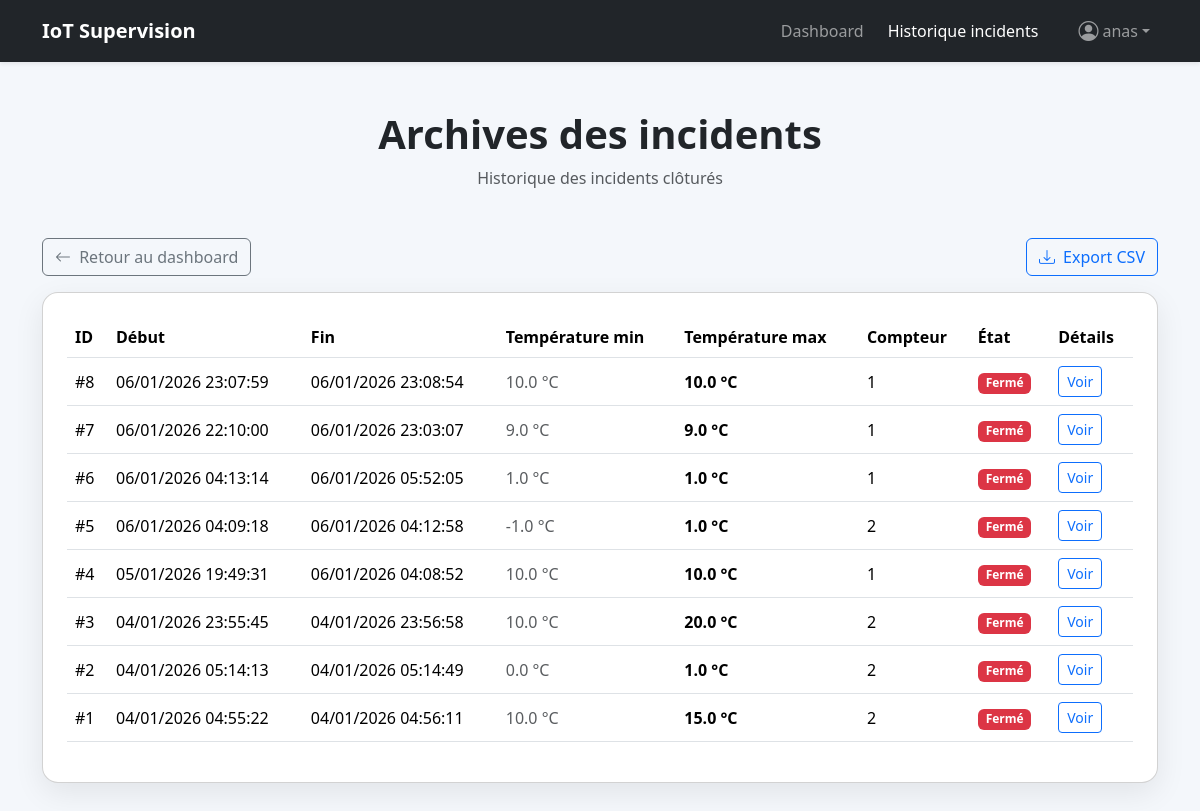
/incident/archive/ (signed in), run on an earlier commit of the app's database.
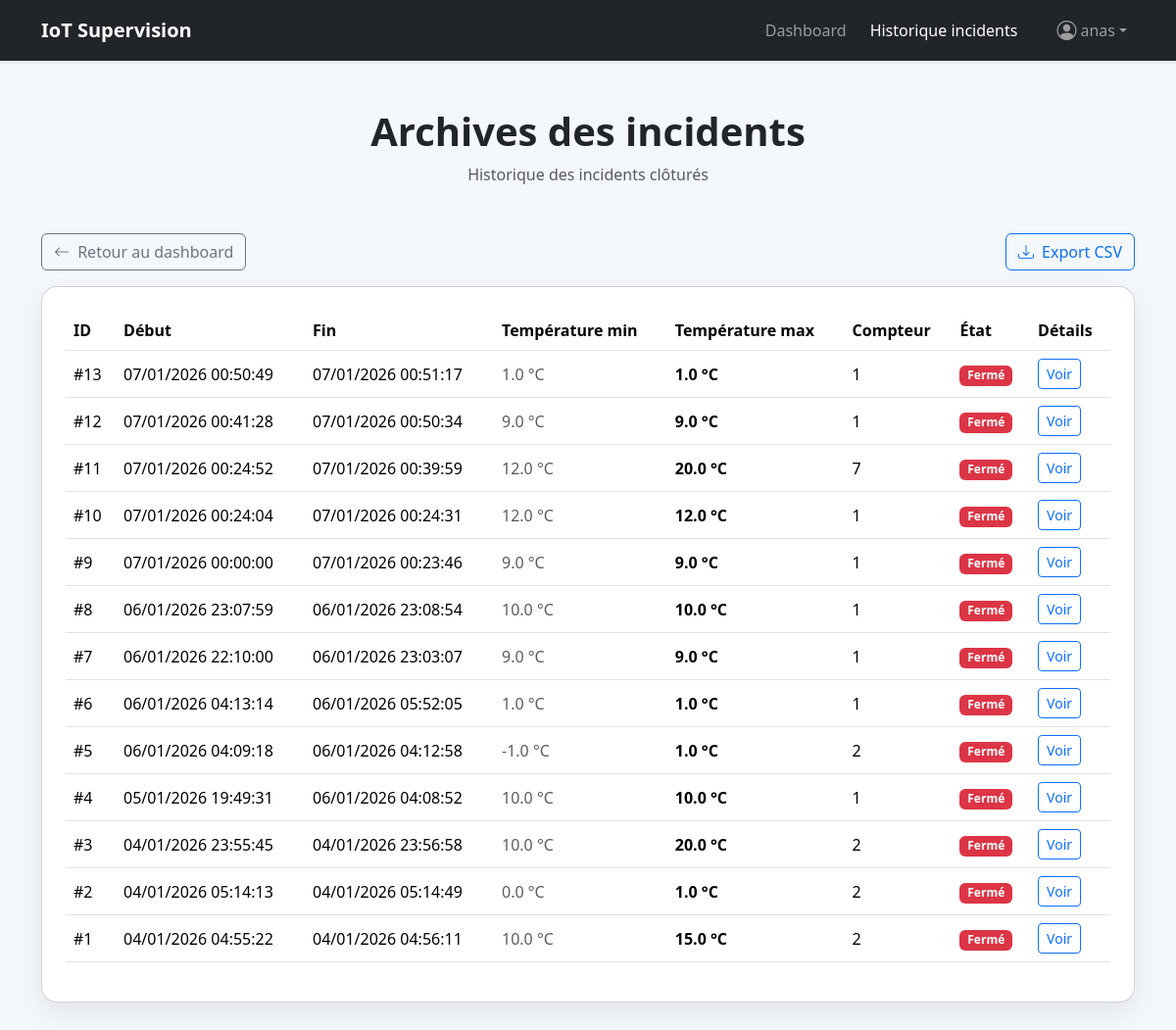
And on a later commit of the database.
### DHT/models.py (models this page shows, shortened)
class Incident(models.Model):
    start_at = models.DateTimeField(auto_now_add=True)
    end_at = models.DateTimeField(null=True, blank=True)
    is_open = models.BooleanField(default=True)
    counter = models.IntegerField(default=0)
    min_temp = models.FloatField(null=True, blank=True)
    max_temp = models.FloatField(default=0)
    op1_ack = models.BooleanField(default=False)
    op2_ack = models.BooleanField(default=False)
    op3_ack = models.BooleanField(default=False)
    op1_comment = models.TextField(blank=True)
    op2_comment = models.TextField(blank=True)
    op3_comment = models.TextField(blank=True)
    op1_saved_at = models.DateTimeField(null=True, blank=True)
    op2_saved_at = models.DateTimeField(null=True, blank=True)
    op3_saved_at = models.DateTimeField(null=True, blank=True)

### DHT/views.py (the view)
# urls.py: path("incident/archive/", views.incident_archive, name="incident_archive"),
@login_required
def incident_archive(request):
    incidents = Incident.objects.all().order_by("-start_at")
    return render(request, "incident_archive.html", {"incidents": incidents})

### templates/incident_archive.html (shortened to what this page needs)
<!doctype html>
<html lang="fr">
<head>
  <link href="https://cdn.jsdelivr.net/npm/bootstrap@5.3.2/dist/css/bootstrap.min.css" rel="stylesheet">
  <link href="https://cdn.jsdelivr.net/npm/bootstrap-icons@1.11.1/font/bootstrap-icons.css" rel="stylesheet">
</head>
<body>
<nav class="navbar navbar-dark navbar-expand-lg bg-dark shadow-sm">
  <div class="container">
    <a class="navbar-brand fw-bold" href="#">IoT Supervision</a>
    <div class="collapse navbar-collapse show">
      <ul class="navbar-nav ms-auto align-items-center gap-2">
        <li class="nav-item">
          <a class="nav-link" href="/">Dashboard</a>
        </li>
        <li class="nav-item">
          <a class="nav-link active" href="/incident/archive/">Historique incidents</a>
        </li>
        <li class="nav-item dropdown ms-3">
          <a class="nav-link dropdown-toggle d-flex align-items-center"
             href="#"
             role="button"
             data-bs-toggle="dropdown"
             aria-expanded="false">
            <i class="bi bi-person-circle fs-5 me-1"></i>
            {{ request.user.username }}
          </a>
        </li>
      </ul>
    </div>
  </div>
</nav>
<div class="container my-5 text-center">
  <h1 class="fw-bold">Archives des incidents</h1>
  <p class="text-muted">Historique des incidents clôturés</p>
</div>
<div class="container mb-3 d-flex justify-content-between align-items-center">
  <a href="/" class="btn btn-outline-secondary">
    <i class="bi bi-arrow-left me-1"></i> Retour au dashboard
  </a>
  <button id="export-incidents-csv" class="btn btn-outline-primary">
    <i class="bi bi-download me-1"></i> Export CSV
  </button>
</div>
<div class="container mb-5">
  <div class="card card-box p-4">
    <div class="table-responsive">
      <table class="table align-middle">
        <thead>
          <tr>
            <th>ID</th>
            <th>Début</th>
            <th>Fin</th>
            <th>Température min</th>
            <th>Température max</th>
            <th>Compteur</th>
            <th>État</th>
            <th>Détails</th>
          </tr>
        </thead>
        <tbody>
          {% for inc in incidents %}
          <tr>
            <td>#{{ inc.id }}</td>
            <td>{{ inc.start_at|date:"d/m/Y H:i:s" }}</td>
            <td>
              {% if inc.is_open %}
                <span class="text-success fw-semibold">En cours</span>
              {% else %}
                {{ inc.end_at|date:"d/m/Y H:i:s" }}
              {% endif %}
            </td>
            <td class="text-muted">{{ inc.min_temp }} °C</td>
            <td class="fw-semibold">{{ inc.max_temp }} °C</td>
            <td>{{ inc.counter }}</td>
            <td>
              {% if inc.is_open %}
                <span class="badge bg-success">Ouvert</span>
              {% else %}
                <span class="badge bg-danger">Fermé</span>
              {% endif %}
            </td>
            <td>
              <a href="{% url 'incident_detail' inc.id %}" class="btn btn-sm btn-outline-primary">
                Voir
              </a>
            </td>
          </tr>
          {% empty %}
          <tr>
            <td colspan="8" class="text-center text-muted">
              Aucun incident archivé.
            </td>
          </tr>
          {% endfor %}
        </tbody>
      </table>
    </div>
  </div>
</div>
</body>
</html>

### templates/incident_archive.html (style rules this page uses)
body { background: #f4f7fb; }
.card-box { border-radius: 1rem; box-shadow: 0 10px 30px rgba(0,0,0,.08); }
table th { background: #f1f5ff; font-weight: 600; }
table td { vertical-align: middle; }

What changed in the data, as far as the page shows it:
added Incident: id "13", start_at "07/01/2026 00:50:49", end_at "07/01/2026 00:51:17", min_temp "1.0", max_temp "1.0", counter "1", is_open "Fermé"
added Incident: id "12", start_at "07/01/2026 00:41:28", end_at "07/01/2026 00:50:34", min_temp "9.0", max_temp "9.0", counter "1", is_open "Fermé"
added Incident: id "11", start_at "07/01/2026 00:24:52", end_at "07/01/2026 00:39:59", min_temp "12.0", max_temp "20.0", counter "7", is_open "Fermé"
added Incident: id "10", start_at "07/01/2026 00:24:04", end_at "07/01/2026 00:24:31", min_temp "12.0", max_temp "12.0", counter "1", is_open "Fermé"
added Incident: id "9", start_at "07/01/2026 00:00:00", end_at "07/01/2026 00:23:46", min_temp "9.0", max_temp "9.0", counter "1", is_open "Fermé"
